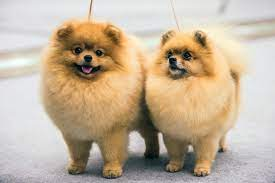
#> input picture Arithmatic/image3.jpg, 275 x 183 px, found by its file name
$ python add.py
#> lines starting #> are read from the running program, lines starting #| are printed output that depends on the picture
import cv2
import numpy as np

img = cv2.imread("C:\\Users\\Itesha\\DIP\\Arithmatic\\image3.jpg")
#> img is the input picture: shape (183, 275, 3); mean B, G, R 156.2, 178.3, 195.5
sum_pix = np.zeros([183, 275, 3], dtype=np.uint8)

print(np.shape(img))
#| (183, 275, 3)
for i in range(0,183):
    for j in range(0,275):
        for k in range(0,3):
            sum_pix[i][j][k] = img[i][j][k] + 100   # Addition
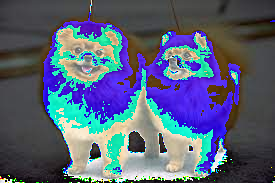
#> sum_pix: shape (183, 275, 3); mean B, G, R 119.2, 96.6, 86
cv2.imwrite('add.jpg', sum_pix)
cv2.waitKey(0)
cv2.destroyAllWindows()
